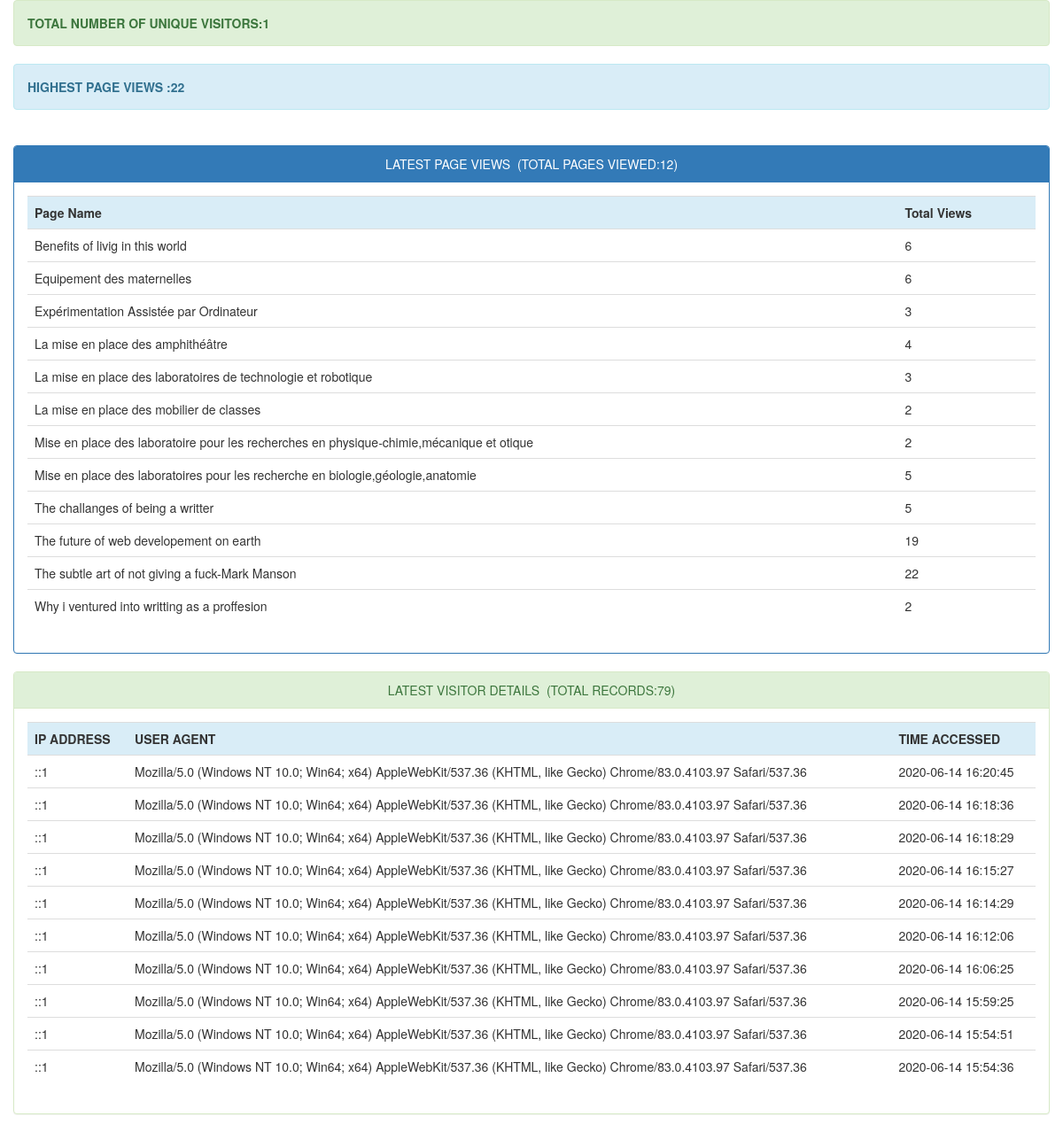
Page /adminstats/index.php on the committed database.
### tables this page shows
CREATE TABLE `page_hits` (
  `page` varchar(255) NOT NULL,
  `count` int(11) DEFAULT NULL
);

CREATE TABLE `visitor_info` (
  `id` int(11) NOT NULL,
  `ip_address` varchar(255) DEFAULT NULL,
  `user_agent` varchar(255) DEFAULT NULL,
  `time_accessed` timestamp NOT NULL DEFAULT current_timestamp()
);

### adminstats/index.php (the view, shortened to what this page needs)
<!DOCTYPE html>
<html>
<head>
	<link rel="stylesheet" type="text/css" href="bootstrap/css/bootstrap.css">
	<link rel="stylesheet" type="text/css" href="bootstrap/css/bootstrap.min.css">
</head>
<body>
	<div class="container">
		<div class="row">
			<div class="alert alert-success">
				<strong><?php
				$sql = "SELECT COUNT(DISTINCT ip_address) AS alias FROM visitor_info";
				$query = $db->prepare($sql);
				$query->execute();
				$unique_visitors = $query->fetch()['alias'];
				echo "TOTAL NUMBER OF UNIQUE VISITORS:".$unique_visitors;
				?></strong>
			</div>
			<div class="alert alert-info">
				<strong><?php
				$sql = "SELECT MAX(count) AS maximum FROM page_hits";
				$query = $db->prepare($sql);
				$query->execute();
				$maxcount = $query->fetch()['maximum'];
				echo "HIGHEST PAGE VIEWS :".$maxcount;
				?></strong>
			</div><br>
			<div class="panel panel-primary">
				<div class="panel-heading text-center">LATEST PAGE VIEWS&nbsp;&nbsp;(TOTAL PAGES VIEWED:<?php require_once("count_pages.php"); ?>)</div>
				<div class="panel-body">
					<div class="table-responsive">
						<table class="table">
							<tr class="info">
								<th>Page Name</th>
								<th>Total Views</th>
							</tr>
							<?php
							include("connect.php");
							try {
								$con=new PDO($dsn,$username,$password);
								$con->setAttribute(PDO::ATTR_ERRMODE,PDO::ERRMODE_EXCEPTION);
							} catch (Exception $ex) {
								echo 'Not Connected '.$ex->getMessage();
							}
							$stmt=$con->prepare('SELECT * FROM page_hits LIMIT 30');
							$stmt->execute();
							$resources=$stmt->fetchAll();
							foreach ($resources as $resource) {
								echo '
								<tr>
								<td>'.$resource['page'].'</td>
								<td>'.$resource['count'].'</td>
								</tr>';
							}
							?>
						</table>
					</div>
				</div>
			</div>
		</div>
		<div class="row">
			<div class="panel panel-success">
				<div class="panel-heading text-center">LATEST VISITOR DETAILS&nbsp;&nbsp;(TOTAL RECORDS:<?php require_once("count_user_stats.php"); ?>)</div>
				<div class="panel-body">
					<div class="table-responsive">
						<table class="table">
							<tr class="info">
								<th>IP ADDRESS</th>
								<th>USER AGENT</th>
								<th>TIME ACCESSED</th>
							</tr>
							<?php
							include("connect.php");
							try {
								$con=new PDO($dsn,$username,$password);
								$con->setAttribute(PDO::ATTR_ERRMODE,PDO::ERRMODE_EXCEPTION);
							} catch (Exception $ex) {
								echo 'Not Connected '.$ex->getMessage();
							}
							$stmt=$con->prepare('SELECT * FROM visitor_info ORDER BY time_accessed DESC LIMIT 10');
							$stmt->execute();
							$resources=$stmt->fetchAll();
							foreach ($resources as $resource) {
								echo '
								<tr>
								<td>'.$resource['ip_address'].'</td>
								<td>'.$resource['user_agent'].'</td>
								<td>'.$resource['time_accessed'].'</td>
								</tr>';
							}
							?>
						</table>
					</div>
				</div>
			</div>
		</div>
	</div>
</body>
</html>

### rows in the picture
page_hits: page "Benefits of livig in this world", count "6"
page_hits: page "Equipement des maternelles", count "6"
page_hits: page "Expérimentation Assistée par Ordinateur", count "3"
page_hits: page "La mise en place des amphithéâtre", count "4"
page_hits: page "La mise en place des laboratoires de technologie et robotique", count "3"
page_hits: page "La mise en place des mobilier de classes", count "2"
page_hits: page "Mise en place des laboratoire pour les recherches en physique-chimie,mécanique et otique", count "2"
page_hits: page "Mise en place des laboratoires pour les recherche en biologie,géologie,anatomie", count "5"
page_hits: page "The challanges of being a writter", count "5"
page_hits: page "The future of web developement on earth", count "19"
page_hits: page "The subtle art of not giving a fuck-Mark Manson", count "22"
page_hits: page "Why i ventured into writting as a proffesion", count "2"
visitor_info: ip_address "::1", user_agent "Mozilla/5.0 (Windows NT 10.0; Win64; x64) AppleWebKit/537.36 (KHTML, like Gecko) Chrome/83.0.4103.97 Safari/537.36", time_accessed "2020-06-14 16:20:45"
visitor_info: ip_address "::1", user_agent "Mozilla/5.0 (Windows NT 10.0; Win64; x64) AppleWebKit/537.36 (KHTML, like Gecko) Chrome/83.0.4103.97 Safari/537.36", time_accessed "2020-06-14 16:18:36"
visitor_info: ip_address "::1", user_agent "Mozilla/5.0 (Windows NT 10.0; Win64; x64) AppleWebKit/537.36 (KHTML, like Gecko) Chrome/83.0.4103.97 Safari/537.36", time_accessed "2020-06-14 16:18:29"
visitor_info: ip_address "::1", user_agent "Mozilla/5.0 (Windows NT 10.0; Win64; x64) AppleWebKit/537.36 (KHTML, like Gecko) Chrome/83.0.4103.97 Safari/537.36", time_accessed "2020-06-14 16:15:27"
visitor_info: ip_address "::1", user_agent "Mozilla/5.0 (Windows NT 10.0; Win64; x64) AppleWebKit/537.36 (KHTML, like Gecko) Chrome/83.0.4103.97 Safari/537.36", time_accessed "2020-06-14 16:14:29"
visitor_info: ip_address "::1", user_agent "Mozilla/5.0 (Windows NT 10.0; Win64; x64) AppleWebKit/537.36 (KHTML, like Gecko) Chrome/83.0.4103.97 Safari/537.36", time_accessed "2020-06-14 16:12:06"
visitor_info: ip_address "::1", user_agent "Mozilla/5.0 (Windows NT 10.0; Win64; x64) AppleWebKit/537.36 (KHTML, like Gecko) Chrome/83.0.4103.97 Safari/537.36", time_accessed "2020-06-14 16:06:25"
visitor_info: ip_address "::1", user_agent "Mozilla/5.0 (Windows NT 10.0; Win64; x64) AppleWebKit/537.36 (KHTML, like Gecko) Chrome/83.0.4103.97 Safari/537.36", time_accessed "2020-06-14 15:59:25"
visitor_info: ip_address "::1", user_agent "Mozilla/5.0 (Windows NT 10.0; Win64; x64) AppleWebKit/537.36 (KHTML, like Gecko) Chrome/83.0.4103.97 Safari/537.36", time_accessed "2020-06-14 15:54:51"
visitor_info: ip_address "::1", user_agent "Mozilla/5.0 (Windows NT 10.0; Win64; x64) AppleWebKit/537.36 (KHTML, like Gecko) Chrome/83.0.4103.97 Safari/537.36", time_accessed "2020-06-14 15:54:36"

### other values in the picture
$unique_visitors "1"
$maxcount "22"
$rowcount "12"
$rowcount "79"
